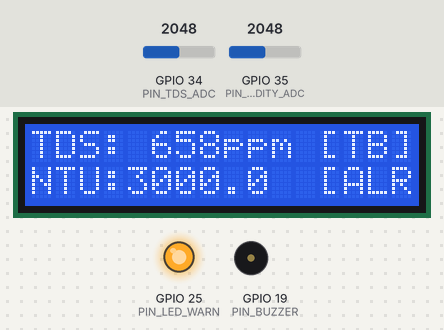
The sketch below on a simulated ESP32. Parts: 16×2 character LCD, output pins drawn as LEDs (lit = HIGH), buzzer (waves = sounding, pin HIGH). Inputs (shaded band) come from the test bench; at power-on: GPIO 35 (PIN_TURBIDITY_ADC) = 2048, GPIO 34 (PIN_TDS_ADC) = 2048 (analog values on the 0–4095 scale). WiFi joins after 1.5 s; servers stay silent unless stated; uploads are accepted with an empty reply; what the sketch prints to the serial monitor is not drawn.

Above: at 7.0 s.
7.1 s: GPIO 35 (PIN_TURBIDITY_ADC) set to 3280
At 10.0 s:
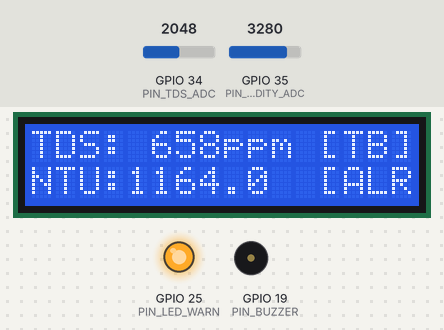
10.1 s: GPIO 35 (PIN_TURBIDITY_ADC) set to 3401
At 12.9 s:
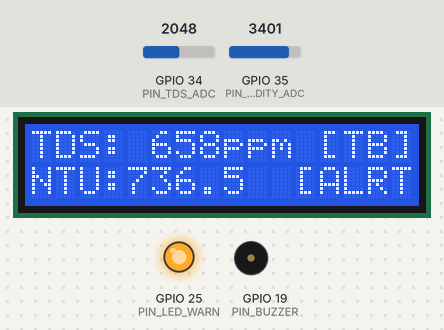
13.1 s: GPIO 35 (PIN_TURBIDITY_ADC) set to 3463
At 15.9 s:
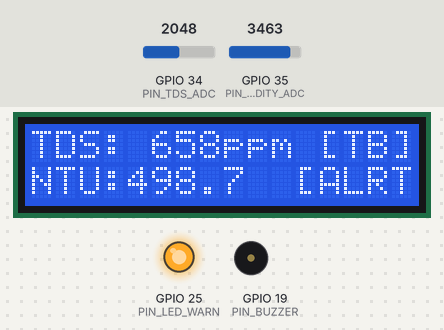
16.1 s: GPIO 35 (PIN_TURBIDITY_ADC) set to 3530
At 18.8 s:
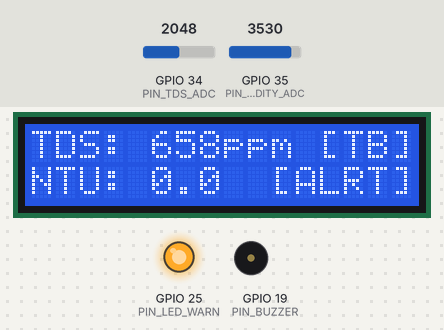
19.1 s: GPIO 34 (PIN_TDS_ADC) set to 1703
At 20.6 s:
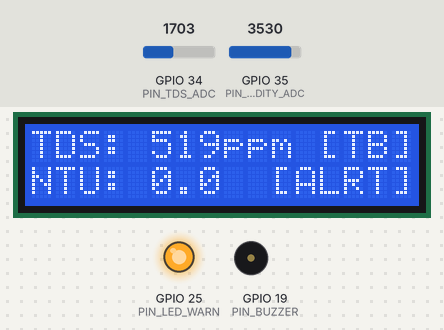
22.1 s: GPIO 34 (PIN_TDS_ADC) set to 1623
At 23.9 s:
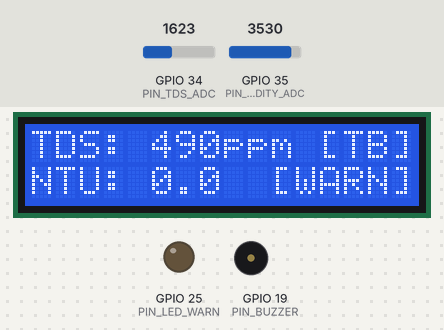
Timing chart, 0 to 26.1 s (numbered marks = the images above; inputs shaded):
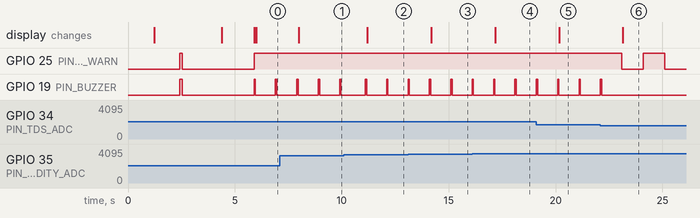

Measured:
- the behaviour switches between 3328 and 3329 on GPIO 35 (PIN_TURBIDITY_ADC) (found by bisection; images 1 and 2)
- the behaviour switches between 3498 and 3499 on GPIO 35 (PIN_TURBIDITY_ADC) (found by bisection; images 3 and 4)
- the behaviour switches between 1650 and 1649 on GPIO 34 (PIN_TDS_ADC) (found by bisection; images 5 and 6)
- after the input at 7.1 s, the display: changes after 0.88 s (image 1)
- after the input at 10.1 s, the display: changes after 1.1 s (image 2)
- after the input at 13.1 s, the display: changes after 1.1 s (image 3)
- after the input at 16.1 s, the display: changes after 1.1 s (image 4)
- after the input at 19.1 s, the display: changes after 1.1 s (image 5)
- after the input at 22.1 s, GPIO 25 (PIN_LED_WARN): HIGH → LOW after 1.0 s, → HIGH 1.0 s later, → LOW 1.0 s later; GPIO 19 (PIN_BUZZER): goes on until 22.2 s, then stays LOW; the display: changes after 1.0 s (image 6)

The sketch:

WaterQualityNode.ino
```cpp
/**
 * =========================================================================================
 * Project: IoT-Based Water Quality Monitoring & Early-Warning System (Refined & Bulletproof)
 * Target MCU: ESP32 (NodeMCU-32S / ESP32-WROOM-32)
 * Core Sensors: Analog TDS (GPIO 34), Analog Turbidity (GPIO 35 via 10k/22k divider)
 * Local Output: 16x2 I2C LCD (Auto-detects 0x27/0x3F), Red Alert LED (GPIO 25), Buzzer (GPIO 19 via 2N2222)
 * Cloud: ThingsBoard Community (demo.thingsboard.io)
 * Device ID: 81383a60-bb11-11f1-9681-6110e8f55c0f
 * Access Token: srod8p832i6y1eh2cgn2
 * =========================================================================================
 */

#include <Wire.h>
#include <LiquidCrystal_I2C.h>
#include <WiFi.h>
#include <HTTPClient.h>

// =========================================================================================
// 1. HARDWARE PIN DEFINITIONS
// =========================================================================================
#define PIN_TDS_ADC        34      // ADC1_CH6 (TDS sensor analog output)
#define PIN_TURBIDITY_ADC  35      // ADC1_CH7 (Turbidity analog output via 10k/22k divider)
#define PIN_LED_WARN       25      // Red Warning LED (via 220R)
#define PIN_BUZZER         19      // Buzzer Driver (via 1k to 2N2222 base)

#define I2C_SDA_PIN        21      // Hardware I2C SDA
#define I2C_SCL_PIN        22      // Hardware I2C SCL

// Dynamic LCD pointer (allows auto-detection of 0x27 or 0x3F)
LiquidCrystal_I2C* lcd = nullptr;
uint8_t lcdI2CAddress = 0x27;       // Default, will be auto-scanned in setup

// =========================================================================================
// 2. WI-FI & THINGSBOARD CLOUD CONFIGURATION
// =========================================================================================
// IMPORTANT: ESP32 only connects to 2.4 GHz Wi-Fi (NOT 5 GHz).
// If using phone hotspot, ensure "Maximize Compatibility" (2.4 GHz) is turned ON.
const char* WIFI_SSID           = "forkarthik";
const char* WIFI_PASSWORD       = "72728484";

// Pre-configured with your exact ThingsBoard details:
const char* TB_SERVER           = "http://demo.thingsboard.io";
const char* TB_ACCESS_TOKEN     = "srod8p832i6y1eh2cgn2";

// =========================================================================================
// 3. OPERATIONAL & CALIBRATION CONSTANTS
// =========================================================================================
const int   SAMPLE_COUNT            = 30;     // Multisampling noise filter
const float TURBIDITY_DIVIDER_RATIO = (22.0f + 10.0f) / 22.0f; // 10k/22k divider reconstruction ~1.4545
const float DEFAULT_TEMPERATURE     = 25.0f;  // Standard reference baseline
const float TDS_CALIBRATION_FACTOR  = 0.5f;   // Standard EC to TDS conversion

// Screening Thresholds (IS 10500:2012 / WHO)
const float TDS_ACCEPTABLE_MAX      = 300.0f; // ppm
const float TDS_PERMISSIBLE_MAX     = 500.0f; // ppm
const float TURB_ACCEPTABLE_MAX     = 1.0f;   // NTU
const float TURB_PERMISSIBLE_MAX    = 5.0f;   // NTU

// Non-blocking Timing Loops
const unsigned long SENSOR_INTERVAL_MS = 1000; // Refresh LCD & sensors every 1 second
const unsigned long CLOUD_INTERVAL_MS  = 5000; // Upload to ThingsBoard every 5 seconds
const unsigned long WIFI_RETRY_MS      = 10000;// Retry Wi-Fi reconnect every 10 seconds

unsigned long lastSensorTime = 0;
unsigned long lastCloudTime  = 0;
unsigned long lastWifiRetry  = 0;

// =========================================================================================
// 4. DATA STRUCTURES & SYSTEM STATE
// =========================================================================================
enum WaterQualityStatus {
  STATUS_SAFE,
  STATUS_CAUTION,
  STATUS_ALERT
};

struct WaterMetrics {
  float tdsVoltage;
  float tdsPpm;
  float turbVoltage;
  float turbNtu;
  WaterQualityStatus status;
} metrics;

// =========================================================================================
// 5. FUNCTION DECLARATIONS
// =========================================================================================
void initHardware();
uint8_t scanI2CAddress();
void initLCDAuto();
void maintainWiFiConnection();
void readTDS();
void readTurbidity();
void evaluateThresholds();
void handleAlertOutputs();
void updateLCDDisplay();
void printDiagnostics();
void uploadToThingsBoard();
float sampleADCmilliVolts(uint8_t pin, int samples);

// =========================================================================================
// 6. SETUP
// =========================================================================================
void setup() {
  Serial.begin(115200);
  delay(1000);

  Serial.println(F("\n======================================================="));
  Serial.println(F(" SMART WATER QUALITY MONITORING NODE (ESP32)           "));
  Serial.println(F(" Cloud: demo.thingsboard.io                            "));
  Serial.println(F(" Token: srod8p832i6y1eh2cgn2                           "));
  Serial.println(F("======================================================="));

  initHardware();

  // Non-blocking Wi-Fi connect attempt (max 5s in setup, won't freeze system if no Wi-Fi)
  Serial.print(F("[WIFI] Connecting to: "));
  Serial.println(WIFI_SSID);

  // Reset Wi-Fi radio and clear old factory SoftAP state
  WiFi.disconnect(true);
  delay(300);
  WiFi.mode(WIFI_STA);
  WiFi.setSleep(false); // Maximize RF stability
  WiFi.begin(WIFI_SSID, WIFI_PASSWORD);

  unsigned long startWifi = millis();
  while (WiFi.status() != WL_CONNECTED && millis() - startWifi < 15000) {
    delay(500);
    Serial.print(".");
  }

  if (WiFi.status() == WL_CONNECTED) {
    Serial.println(F("\n[WIFI] Connected successfully!"));
    Serial.print(F("[WIFI] IP Address: "));
    Serial.println(WiFi.localIP());
    if (lcd) {
      lcd->clear();
      lcd->setCursor(0, 0);
      lcd->print("WiFi Connected!");
      lcd->setCursor(0, 1);
      lcd->print(WiFi.localIP());
      delay(1500);
    }
  } else {
    Serial.println(F("\n[WIFI] Failed to connect within 15 seconds."));
    Serial.println(F("[WIFI] Scanning available 2.4 GHz networks to check visibility..."));
    int n = WiFi.scanNetworks();
    bool foundSSID = false;
    for (int i = 0; i < n; i++) {
      Serial.printf("   %d: %s (%d dBm)\n", i + 1, WiFi.SSID(i).c_str(), WiFi.RSSI(i));
      if (WiFi.SSID(i) == WIFI_SSID) foundSSID = true;
    }
    if (!foundSSID) {
      Serial.printf("[WIFI] CRITICAL: \"%s\" was NOT detected in the 2.4 GHz scan!\n", WIFI_SSID);
      Serial.println(F("       --> Your phone/laptop hotspot is broadcasting on 5 GHz."));
      Serial.println(F("       --> Switch hotspot band to 2.4 GHz (or enable 'Maximize Compatibility')."));
    } else {
      Serial.printf("[WIFI] \"%s\" is visible. Check password spelling (current: %s).\n", WIFI_SSID, WIFI_PASSWORD);
    }
    if (lcd) {
      lcd->clear();
      lcd->setCursor(0, 0);
      lcd->print("No WiFi Found");
      lcd->setCursor(0, 1);
      lcd->print("Running Local...");
      delay(1500);
    }
  }

  if (lcd) lcd->clear();
}

// =========================================================================================
// 7. MAIN LOOP (Completely Non-Blocking)
// =========================================================================================
void loop() {
  unsigned long now = millis();

  // 1. Maintain Wi-Fi in background without blocking sensors
  maintainWiFiConnection();

  // 2. Read Sensors, Refresh LCD, and Trigger Local Alerts (Every 1 Second)
  if (now - lastSensorTime >= SENSOR_INTERVAL_MS) {
    lastSensorTime = now;

    readTDS();
    readTurbidity();
    evaluateThresholds();
    handleAlertOutputs();
    updateLCDDisplay();
    printDiagnostics();
  }

  // 3. Upload Telemetry to ThingsBoard (Every 5 Seconds)
  if (now - lastCloudTime >= CLOUD_INTERVAL_MS) {
    lastCloudTime = now;
    uploadToThingsBoard();
  }
}

// =========================================================================================
// 8. I2C AUTO-SCAN & LCD INITIALIZATION
// =========================================================================================

/**
 * @brief Scans I2C bus to find whether the LCD is at 0x27, 0x3F, or another address.
 */
uint8_t scanI2CAddress() {
  Serial.println(F("[I2C] Scanning bus on SDA=21, SCL=22..."));
  uint8_t detectedAddr = 0;

  for (uint8_t addr = 1; addr < 127; addr++) {
    Wire.beginTransmission(addr);
    uint8_t error = Wire.endTransmission();

    if (error == 0) {
      Serial.printf("[I2C] Device found at address 0x%02X\n", addr);
      if (addr == 0x27 || addr == 0x3F) {
        detectedAddr = addr;
      }
    }
  }

  if (detectedAddr == 0) {
    Serial.println(F("[I2C] WARNING: No standard LCD address (0x27 or 0x3F) found. Defaulting to 0x27."));
    detectedAddr = 0x27;
  }
  return detectedAddr;
}

void initLCDAuto() {
  Wire.begin(I2C_SDA_PIN, I2C_SCL_PIN);
  delay(100);

  lcdI2CAddress = scanI2CAddress();
  Serial.printf("[LCD] Initializing LiquidCrystal_I2C at 0x%02X...\n", lcdI2CAddress);

  lcd = new LiquidCrystal_I2C(lcdI2CAddress, 16, 2);
  lcd->init();
  lcd->backlight();
  lcd->clear();

  lcd->setCursor(0, 0);
  lcd->print("Water Monitor");
  lcd->setCursor(0, 1);
  lcd->print("System Boot OK");
  delay(1200);
}

void initHardware() {
  pinMode(PIN_LED_WARN, OUTPUT);
  pinMode(PIN_BUZZER, OUTPUT);
  digitalWrite(PIN_LED_WARN, LOW);
  digitalWrite(PIN_BUZZER, LOW);

  pinMode(PIN_TDS_ADC, INPUT);
  pinMode(PIN_TURBIDITY_ADC, INPUT);

  analogSetAttenuation(ADC_11db);
  analogReadResolution(12);

  // Initialize LCD with auto-detection
  initLCDAuto();

  // Self-test chirp
  digitalWrite(PIN_LED_WARN, HIGH);
  digitalWrite(PIN_BUZZER, HIGH);
  delay(120);
  digitalWrite(PIN_LED_WARN, LOW);
  digitalWrite(PIN_BUZZER, LOW);

  Serial.println(F("[SYS_INIT] Hardware initialization complete."));
}

// =========================================================================================
// 9. WI-FI BACKGROUND MAINTENANCE
// =========================================================================================
void maintainWiFiConnection() {
  if (WiFi.status() != WL_CONNECTED) {
    unsigned long now = millis();
    if (now - lastWifiRetry >= WIFI_RETRY_MS) {
      lastWifiRetry = now;
      Serial.println(F("[WIFI] Attempting background reconnect..."));
      WiFi.reconnect();
    }
  }
}

// =========================================================================================
// 10. SENSOR ACQUISITION & CALCULATIONS
// =========================================================================================

float sampleADCmilliVolts(uint8_t pin, int samples) {
  uint32_t totalMv = 0;
  for (int i = 0; i < samples; i++) {
    totalMv += analogReadMilliVolts(pin);
    delayMicroseconds(150);
  }
  return (float)totalMv / (float)samples;
}

void readTDS() {
  float mv = sampleADCmilliVolts(PIN_TDS_ADC, SAMPLE_COUNT);
  float voltage = mv / 1000.0f;
  metrics.tdsVoltage = voltage;

  // Temperature compensation to 25 C
  float compCoeff = 1.0f + 0.02f * (DEFAULT_TEMPERATURE - 25.0f);
  float compVolt = voltage / compCoeff;

  // Gravity standard conversion curve
  float calculated = (133.42f * pow(compVolt, 3)
                    - 255.86f * pow(compVolt, 2)
                    + 857.39f * compVolt) * TDS_CALIBRATION_FACTOR;

  if (calculated < 0.0f) calculated = 0.0f;
  metrics.tdsPpm = calculated;
}

void readTurbidity() {
  float mv = sampleADCmilliVolts(PIN_TURBIDITY_ADC, SAMPLE_COUNT);
  float adcV = mv / 1000.0f;

  // Reconstruct true voltage across 10k/22k divider:
  float sensorV = adcV * TURBIDITY_DIVIDER_RATIO;
  metrics.turbVoltage = sensorV;

  float ntu = 0.0f;
  if (sensorV >= 4.10f) {
    ntu = 0.0f;
  } else if (sensorV <= 2.50f) {
    ntu = 3000.0f;
  } else {
    ntu = -1120.4f * pow(sensorV, 2) + 5742.3f * sensorV - 4352.9f;
  }

  if (ntu < 0.0f) ntu = 0.0f;
  metrics.turbNtu = ntu;
}

void evaluateThresholds() {
  if (metrics.tdsPpm > TDS_PERMISSIBLE_MAX || metrics.turbNtu > TURB_PERMISSIBLE_MAX) {
    metrics.status = STATUS_ALERT;
  } else if (metrics.tdsPpm > TDS_ACCEPTABLE_MAX || metrics.turbNtu > TURB_ACCEPTABLE_MAX) {
    metrics.status = STATUS_CAUTION;
  } else {
    metrics.status = STATUS_SAFE;
  }
}

void handleAlertOutputs() {
  switch (metrics.status) {
    case STATUS_ALERT:
      digitalWrite(PIN_LED_WARN, HIGH);
      digitalWrite(PIN_BUZZER, HIGH);
      delay(60);
      digitalWrite(PIN_BUZZER, LOW);
      break;

    case STATUS_CAUTION:
      digitalWrite(PIN_LED_WARN, !digitalRead(PIN_LED_WARN)); // Slow blink
      digitalWrite(PIN_BUZZER, LOW);
      break;

    case STATUS_SAFE:
    default:
      digitalWrite(PIN_LED_WARN, LOW);
      digitalWrite(PIN_BUZZER, LOW);
      break;
  }
}

// =========================================================================================
// 11. 16x2 I2C LCD DISPLAY LOGIC
// =========================================================================================
void updateLCDDisplay() {
  if (!lcd) return;

  char row0[17];
  char row1[17];

  const char* cloudTag = (WiFi.status() == WL_CONNECTED) ? "TB" : "NC";
  const char* statTag  = "SAFE";
  if (metrics.status == STATUS_ALERT)   statTag = "ALRT";
  if (metrics.status == STATUS_CAUTION) statTag = "WARN";

  // Row 0: "TDS: 285ppm  [TB]" (Exactly 16 characters)
  snprintf(row0, sizeof(row0), "TDS:%4dppm [%2s]", (int)metrics.tdsPpm, cloudTag);

  // Row 1: "NTU: 1.4  [SAFE]" (Exactly 16 characters)
  snprintf(row1, sizeof(row1), "NTU:%4.1f  [%4s]", metrics.turbNtu, statTag);

  lcd->setCursor(0, 0);
  lcd->print(row0);

  lcd->setCursor(0, 1);
  lcd->print(row1);
}

// =========================================================================================
// 12. SERIAL MONITOR TELEMETRY
// =========================================================================================
void printDiagnostics() {
  Serial.printf("[SEC: %4lu] | TDS: %4.1f ppm (V=%1.2f) | Turb: %3.1f NTU (V=%1.2f) | WiFi: %s | Status: ",
                millis() / 1000,
                metrics.tdsPpm, metrics.tdsVoltage,
                metrics.turbNtu, metrics.turbVoltage,
                (WiFi.status() == WL_CONNECTED) ? "CONNECTED" : "OFFLINE");

  switch (metrics.status) {
    case STATUS_SAFE:    Serial.println(F("SAFE")); break;
    case STATUS_CAUTION: Serial.println(F("CAUTION")); break;
    case STATUS_ALERT:   Serial.println(F("CRITICAL ALERT")); break;
  }
}

// =========================================================================================
// 13. CLOUD TELEMETRY UPLOAD TO THINGSBOARD
// =========================================================================================
void uploadToThingsBoard() {
  if (WiFi.status() != WL_CONNECTED) {
    Serial.println(F("[TB_UPLOAD] Wi-Fi not connected. Skipping cloud upload."));
    return;
  }

  HTTPClient http;
  String url = String(TB_SERVER) + "/api/v1/" + String(TB_ACCESS_TOKEN) + "/telemetry";

  http.begin(url);
  http.setTimeout(3500); // 3.5s timeout prevents hanging the system
  http.addHeader("Content-Type", "application/json");

  String statusStr = "NORMAL";
  if (metrics.status == STATUS_ALERT)   statusStr = "ALERT";
  if (metrics.status == STATUS_CAUTION) statusStr = "WARNING";

  // Construct JSON payload
  String json = "{";
  json += "\"tds\":" + String(metrics.tdsPpm, 1) + ",";
  json += "\"turbidity\":" + String(metrics.turbNtu, 1) + ",";
  json += "\"status\":\"" + statusStr + "\"";
  json += "}";

  Serial.print(F("[TB_UPLOAD] Uploading: "));
  Serial.println(json);

  int httpCode = http.POST(json);

  if (httpCode == 200) {
    Serial.println(F("[TB_UPLOAD] SUCCESS! HTTP 200 OK received from ThingsBoard."));
  } else {
    Serial.printf("[TB_UPLOAD] FAILED! HTTP Error Code: %d\n", httpCode);
  }

  http.end();
}
```
